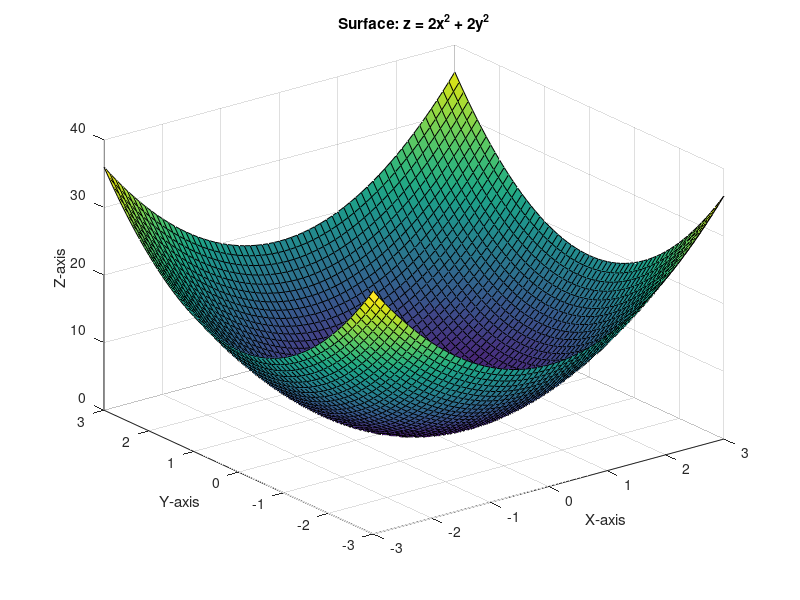
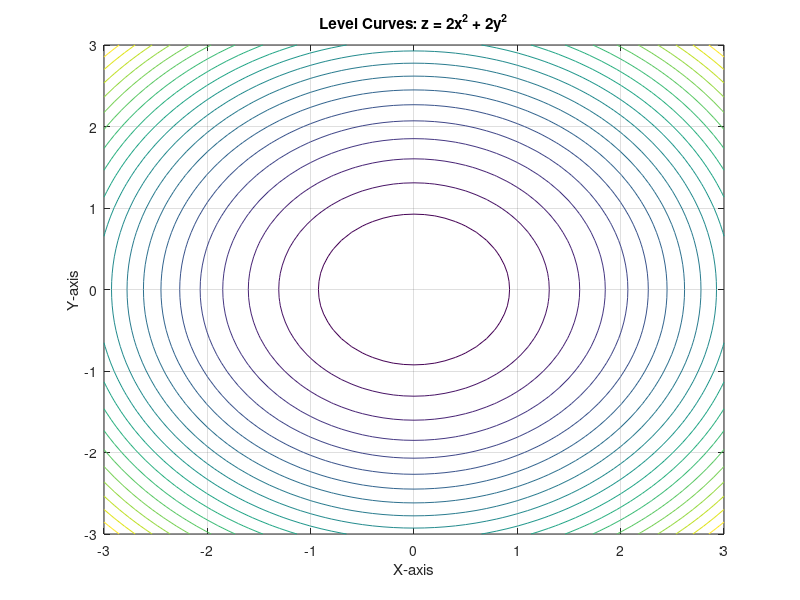
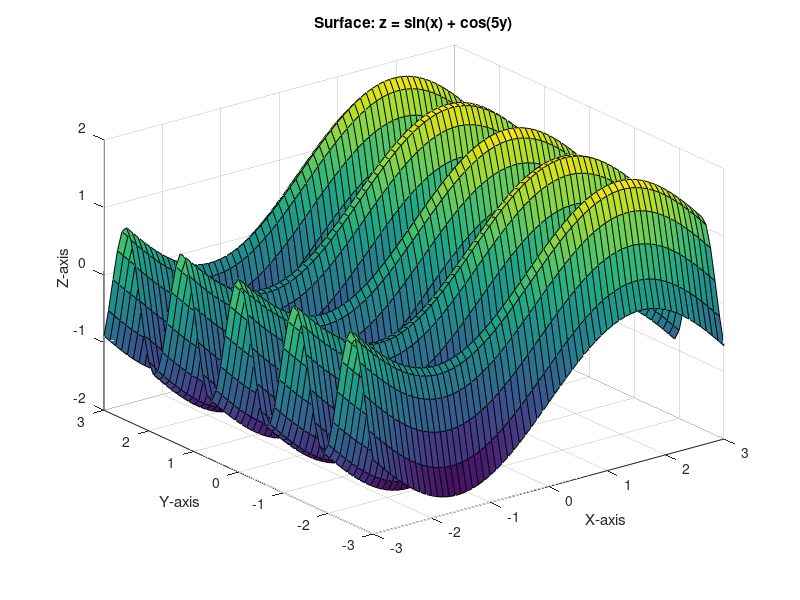
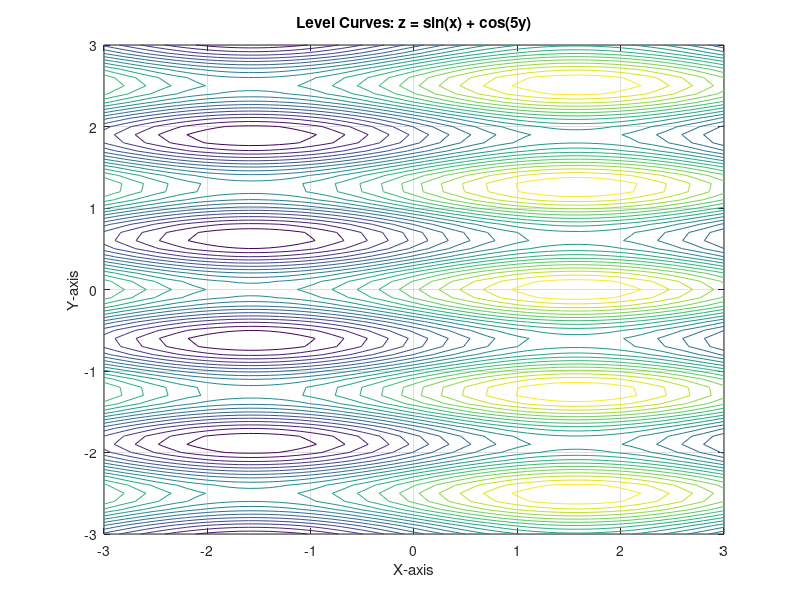

Write the MATLAB code that produced these figures, in order. (Note: this script raises an error after producing the figures.)
% Define the range for x and y
x = -3:0.1:3; % Range for x
y = -3:0.1:3; % Range for y
[X, Y] = meshgrid(x, y); % Create a meshgrid for x and y

% (1) z = 2x^2 + 2y^2
Z1 = 2*X.^2 + 2*Y.^2;
figure(1); % Create figure 1
surf(X, Y, Z1); % Plot the surface
title('Surface: z = 2x^2 + 2y^2');
xlabel('X-axis');
ylabel('Y-axis');
zlabel('Z-axis');
grid on;
figure(2); % Create figure 2 for contour
contour(X, Y, Z1, 20); % Plot the level curves
title('Level Curves: z = 2x^2 + 2y^2');
xlabel('X-axis');
ylabel('Y-axis');
grid on;

% (2) z = sin(x) + cos(5y)
Z2 = sin(X) + cos(5*Y);
figure(3); % Create figure 3
surf(X, Y, Z2); % Plot the surface
title('Surface: z = sin(x) + cos(5y)');
xlabel('X-axis');
ylabel('Y-axis');
zlabel('Z-axis');
grid on;
figure(4); % Create figure 4 for contour
contour(X, Y, Z2, 20); % Plot the level curves
title('Level Curves: z = sin(x) + cos(5y)');
xlabel('X-axis');
ylabel('Y-axis');
grid on;

% (3) z = 1/(x^2 + y^2)
Z3 = 1 ./ (X.^2 + Y.^2 + eps); % Add eps to avoid division by zero
figure(5); % Create figure 5
surf(X, Y, Z3); % Plot the surface
title('Surface: z = 1/(x^2 + y^2)');
xlabel('X-axis');
ylabel('Y-axis');
zlabel('Z-axis');
grid on;
figure(6); % Create figure 6 for contour
contour(X, Y, Z3, 20); % Plot the level curves
title('Level Curves: z = 1/(x^2 + y^2)');
xlabel('X-axis');
ylabel('Y-axis');
grid on;

% (4) z = sqrt(6 - x^2 - y^2)
Z4 = sqrt(6 - X.^2 - Y.^2);
Z4(Z4 < 0) = NaN; % Set negative values to NaN for proper plotting
figure(7); % Create figure 7
surf(X, Y, Z4); % Plot the surface
title('Surface: z = sqrt(6 - x^2 - y^2)');
xlabel('X-axis');
ylabel('Y-axis');
zlabel('Z-axis');
grid on;
figure(8); % Create figure 8 for contour
contour(X, Y, Z4, 20); % Plot the level curves
title('Level Curves: z = sqrt(6 - x^2 - y^2)');
xlabel('X-axis');
ylabel('Y-axis');
grid on;
